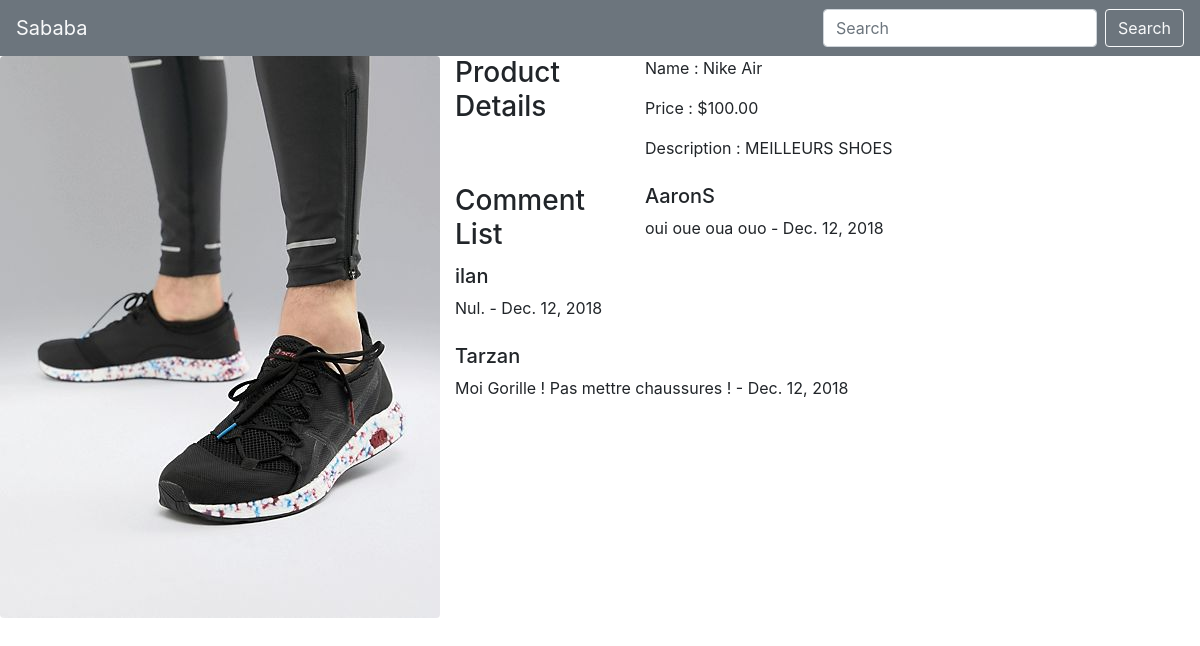
/shop_app/products/1/, run on an earlier commit of the app's database.
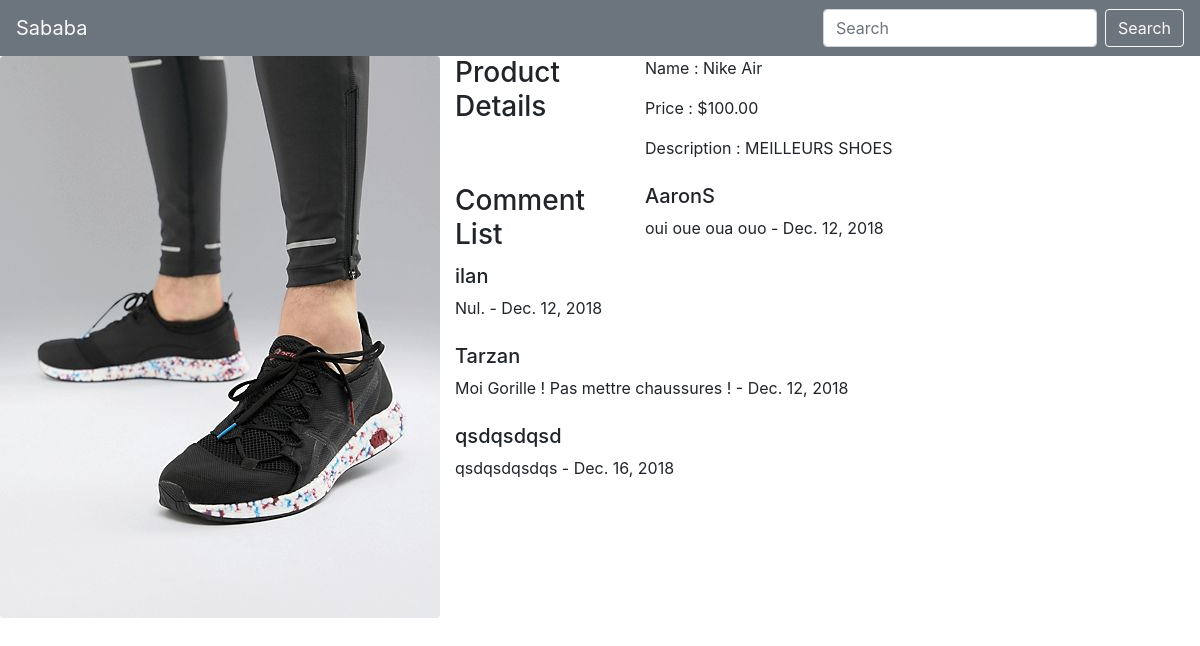
And on a later commit of the database.
### shop_app/models.py (models this page shows, shortened)
class Comment(models.Model):
	username = models.CharField(max_length=264)
	text = models.TextField()
	date = models.DateField()
	product = models.ForeignKey(Product, on_delete=models.CASCADE)

### shop_app/views.py (the view)
# urls.py: path('products/<int:product_id>/', views.product , name='product'),
def product(request, product_id):
	product = Product.objects.get(id=product_id)
	comments = Comment.objects.filter(product_id=product.id)
	return render(request, 'product.html', context={'product':product, 'comments': comments})

### shop_app/templates/product.html (shortened to what this page needs)
<!DOCTYPE html>
{% load staticfiles %}
<html>
<head>
	<link rel="stylesheet" href="https://stackpath.bootstrapcdn.com/bootstrap/4.1.3/css/bootstrap.min.css">
</head>
<body>
	<nav class="navbar navbar-light bg-secondary">
		<a class="navbar-brand text-light" href="/">
			Sababa
		</a>
       <form class="form-inline">
       	<input class="form-control mr-sm-2" type="search" placeholder="Search" aria-label="Search">
       	<button class="btn btn-outline-light my-2 my-sm-0 text-light" type="submit">Search</button>
       </form>
   </nav>
	<img src="http://{{ request.get_host }}/{{ product.image }}" class="rounded float-left" alt="...">
	<dl class="row">
  	<h3 class="col-sm-3">Product Details</h3>
  		<dd class="col-sm-9">
    		<p>Name : {{ product.name }}</p>
    		<p>Price : ${{ product.price }}</p>
    		<p>Description : {{ product.description }}</p>
  		</dd>
    <h3 class="col-sm-3">Comment List</h3>
    {% for comment in comments %}
      <dd class="col-sm-9">
        <h5>{{ comment.username }}</h5>
        <p>{{ comment.text }} - {{ comment.date }}</p>
      </dd>
    {% endfor %}
  </dl>
</body>
</html>

What changed in the data, as far as the page shows it:
added Comment: username "qsdqsdqsd", text "qsdqsdqsdqs", date "Dec. 16, 2018"
